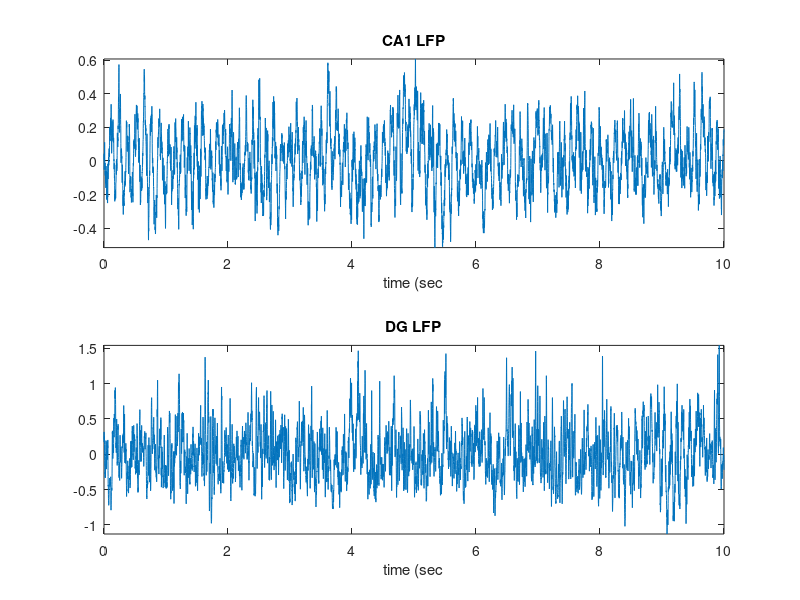

Here is the MATLAB script that generated this plot: (Note: this script raises an error after producing the figure.)
clear all;close all;
%% Data
load('2sample_CA1_DG_LFP_10s')
Nt = length(sample_CA1_theta);
fs = 1e3;
dt = 1/fs;
t = [0:Nt-1]*dt;

CA1theta = sample_CA1_theta;
DGLFP = sample_DG_complexLFP;
clear sample_DG_complexLFP sample_CA1_theta
figure;
subplot(211);plot(t,CA1theta);
xlabel('time (sec');title('CA1 LFP');axis tight
subplot(212);plot(t,DGLFP);axis tight
xlabel('time (sec');title('DG LFP');axis tight

%% Gabor spectrograms
L       = 10;
NFFT    = 2^L;
tw      = -NFFT/2+1:NFFT/2;
sigma   = .2;%[sec]
sigSamp = sigma*fs;
w       = sqrt(sqrt(2)/sigSamp)*exp(-pi*tw.*tw/sigSamp/sigSamp);
overlap = NFFT-1;
[SpecCA1 T F]=spectrogram(CA1theta,w,overlap,NFFT,fs);%derive gaussian windowed spectrogram
figure;imagesc(F,T,abs(SpecCA1));set(gca,'YDir','normal');
ylim([0 150])
set(gca,'YTick',[0:10:150])
grid on
xlabel('time (sec)');ylabel('Hz')
title('Gabor spectrogram CA1 LFP \theta')

[SpecDG F T]=spectrogram(DGLFP,w,overlap,NFFT,fs);%derive gaussian windowed spectrogram
figure;imagesc(T,F,abs(SpecDG));set(gca,'YDir','normal');
ylim([0 150])
set(gca,'YTick',[0:10:150])
grid on
xlabel('time (sec)');ylabel('Hz')
title('Gabor spectrogram DG LFP')

%% Morlet wavelet spectrograms
sig1 =  struct('val',CA1theta,'period',dt);
cwtS1 = cwtft(sig1,'scales',1./[1:1:200]);
scales = cwtS1.scales;
MorletFourierFactor = 4*pi/(6+sqrt(2+6^2));
freq = 1./(scales.*MorletFourierFactor);
figure;imagesc(t,freq,abs(cwtS1.cfs));set(gca,'YDir','normal');
xlabel('time (sec)'); ylabel('Pseudo-frequency');
title('Morlet spectrogram CA1 LFP \theta')
set(gca,'YTick',[0:10:150])
grid on
ylim([0 150])

sig1 =  struct('val',DGLFP,'period',dt);
cwtS1 = cwtft(sig1,'scales',1./[1:1:200]);
scales = cwtS1.scales;
MorletFourierFactor = 4*pi/(6+sqrt(2+6^2));
freq = 1./(scales.*MorletFourierFactor);
figure;imagesc(t,freq,abs(cwtS1.cfs));set(gca,'YDir','normal');
xlabel('time (sec)'); ylabel('Pseudo-frequency');
title('Morlet spectrogram DG LFP \theta')
set(gca,'YTick',[0:10:150])
grid on
ylim([0 150])

%% HHT IF diagram

%Do EMD using conventional algorithm
% IMFCA1 = emdos(CA1theta,'method','emd');
% IMFDG  = emdos(DGLFP,'method','emd');
IMFCA1 = memd_emd(CA1theta,struct('local','y'));
IMFDG  = memd_emd(DGLFP,struct('local','y'));

figure;plot_imf(IMFCA1,t,'CA1')
figure;plot_imf(IMFDG,t,'DG')

%plot CWT magnitude of IMFs
nIMF = 20;
for j = 1:nIMF
    %     subplot(nIMF,1,j)
    %     psd(Hs,IMFCA1(j,:),'Fs',fs)
    sig1 =  struct('val',IMFDG(j,:),'period',dt);
    cwtS1 = cwtft(sig1,'scales',1./[1:1:200]);
    scales = cwtS1.scales;
    MorletFourierFactor = 4*pi/(6+sqrt(2+6^2));
    freq = 1./(scales.*MorletFourierFactor);
    figure;imagesc(t,freq,abs(cwtS1.cfs));set(gca,'YDir','normal');
    xlabel('time (sec)'); ylabel('Pseudo-frequency');
    title('Morlet spectrogram DG LFP \theta')
    set(gca,'YTick',[0:10:150])
    grid on
    ylim([0 150])
end
for j = 1:nIMF
    %     subplot(nIMF,1,j)
    %     psd(Hs,IMFCA1(j,:),'Fs',fs)
    sig1 =  struct('val',IMFCA1(j,:),'period',dt);
    cwtS1 = cwtft(sig1,'scales',1./[1:1:200]);
    scales = cwtS1.scales;
    MorletFourierFactor = 4*pi/(6+sqrt(2+6^2));
    freq = 1./(scales.*MorletFourierFactor);
    figure;imagesc(t,freq,abs(cwtS1.cfs));set(gca,'YDir','normal');
    xlabel('time (sec)'); ylabel('Pseudo-frequency');
    title('Morlet spectrogram DG LFP \theta')
    set(gca,'YTick',[0:10:150])
    grid on
    ylim([0 150])
end

% %plot multitaper spectra of each IMF
% TW = 5;
% Hs=spectrum.mtm(TW);
% figure;
% for j = 1:nIMF
%     subplot(nIMF,1,j)
%     psd(Hs,IMFDG(j,:),'Fs',fs)
% end

% return
% %Plot instantaneous frequency of each IMF
% xIMFCA1   = hilbert(IMFCA1');
% xIMFDG    = hilbert(IMFDG');
% PhiIMFCA1 = angle(xIMFCA1');
% PhiIMFDG  = angle(xIMFDG);
% MagIMFCA1 = abs(xIMFCA1);figure;plot(t,MagIMFCA1)
% MagIMFDG  = abs(xIMFDG);
% IF_IMFCA1 = diff(PhiIMFCA1);
% IF_IMFDG  = diff(PhiIMFDG);
% figure;plot(t(2:end),IF_IMFCA1(:,1:3))
% figure;plot(t(2:end),IF_IMFDG(:,1:3))
